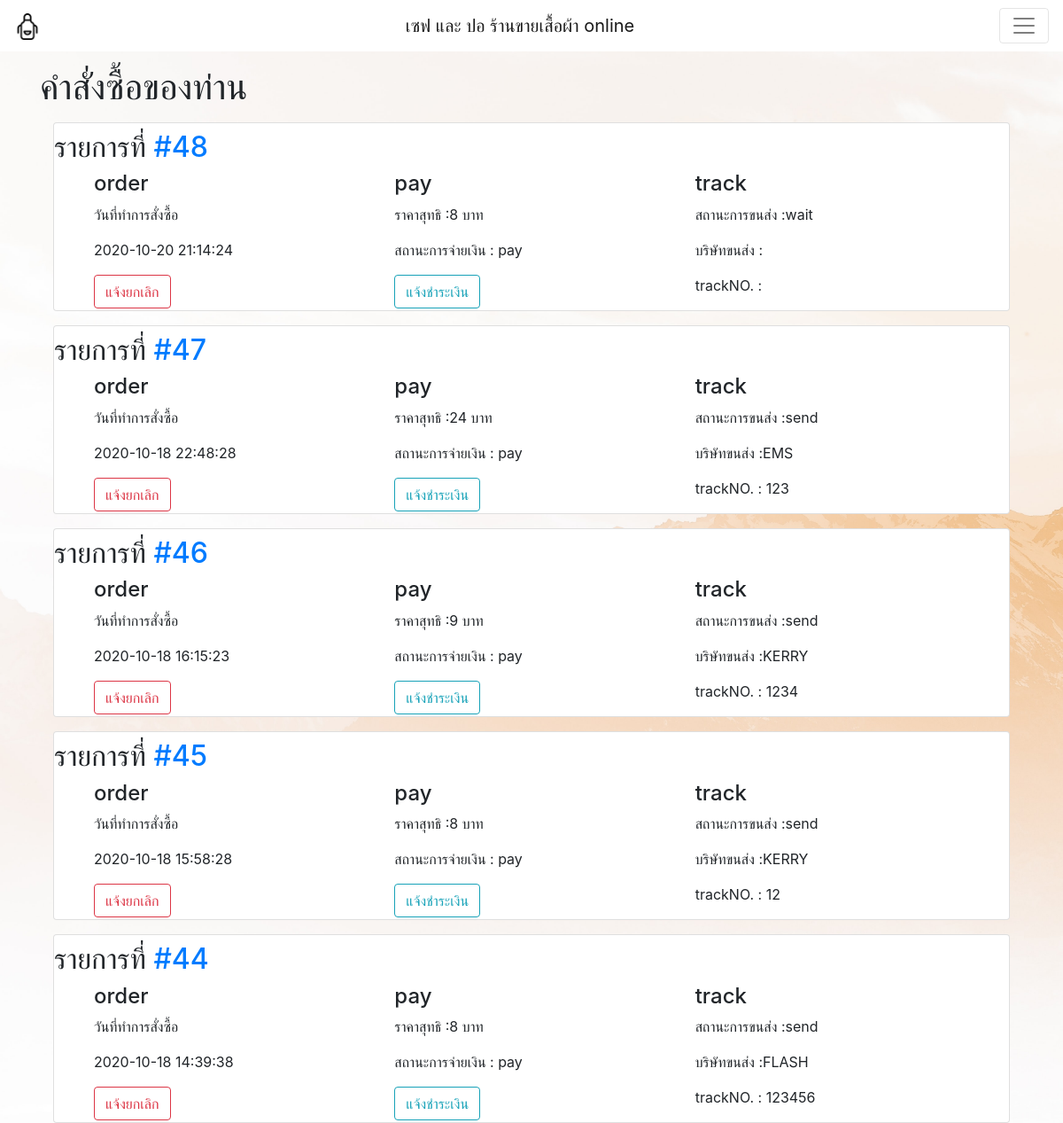
/order_user.php (signed in), run on the app's committed database.
### tables this page shows
CREATE TABLE `orders` (
  `order_id` int(10) NOT NULL COMMENT 'เลขorder',
  `order_username` int(10) NOT NULL COMMENT 'username คนซื้อ',
  `pay_id` int(10) NOT NULL COMMENT 'เลขรหัสการจ่ายเงิน',
  `track_id` int(10) NOT NULL COMMENT 'เลขติดตามพัสดุ',
  `order_date` datetime NOT NULL COMMENT 'วันที่ทำการสั่งซื้อ'
);

CREATE TABLE `payment` (
  `pay_id` int(4) NOT NULL,
  `pay_username` int(4) NOT NULL COMMENT 'คนจ่ายเงิน',
  `pay_status` enum('wait','check','pay','cancel') NOT NULL,
  `pay_price` int(10) DEFAULT NULL,
  `pay_time` datetime(6) DEFAULT NULL,
  `pay_imagelocation` text DEFAULT NULL
);

CREATE TABLE `track` (
  `track_id` int(4) NOT NULL,
  `track_username` int(4) NOT NULL,
  `track_owner` text DEFAULT NULL,
  `track_no` varchar(20) DEFAULT NULL,
  `track_status` enum('wait','send','cancel') NOT NULL
);

### order_user.php (the view, shortened to what this page needs)
<?php
require_once('connect.php');
?>
<!DOCTYPE html>
<html lang="en">
<head>
  <link rel="stylesheet" href="css/bootstrap.min.css" />
</head>
<body>
  <?php include_once (__DIR__) . ('/include/navbar.php'); ?>
  <?php
  $user =  $_SESSION["user_username"];
  $query = $conn->prepare("SELECT
  orders.order_id,
  orders.order_date,
  orders.order_date,
  payment.pay_id,
  payment.pay_price,
  payment.pay_status,
  track.track_status,
  track.track_owner,
  track.track_no
  FROM orders
  INNER JOIN payment ON orders.pay_id = payment.pay_id
  INNER JOIN track ON orders.track_id = track.track_id
  WHERE orders.order_username = '$user'
  ORDER BY orders.order_date DESC");
  $query->execute();
  ?>
  <div class="container mt-3">
  <h1>คำสั่งซื้อของท่าน</h1>
    <div class="col-12">
      <?php
      while ($result = $query->fetch()) {
      ?>
        <div class="mt-3 card">
            <h2>รายการที่ <a href="#">#<?php echo $result["order_id"] ?> </a></h2>
          <div class="col">
            <div class="col">
              <div class="col">
                <div class="row">
                  <div class="col">
                    <h4>order</h4>
                    <p>วันที่ทำการสั่งซื้อ </p>
                    <p><?php echo $result["order_date"] ?></p>
                    <a href="order_cancel.php?order_id=<?php echo $result["order_id"] ?>" type="button" class="btn btn-outline-danger">แจ้งยกเลิก</a>
                  </div>
                  <div class="col">
                    <h4>pay</h4>
                    <p>ราคาสุทธิ :<?php echo $result["pay_price"] ?> บาท</p>
                    <p>สถานะการจ่ายเงิน : <?php echo $result["pay_status"] ?></p>
                    <a href="payment_detail.php?pay_id=<?php echo $result["pay_id"];?>&order_id=<?php echo $result["order_id"];?>" type="button" class="btn btn-outline-info">แจ้งชำระเงิน</a>
                  </div>
                  <div class="col">
                    <h4>track</h4>
                    <p>สถานะการขนส่ง :<?php echo $result["track_status"] ?></p>
                    <p>บริษัทขนส่ง :<?php echo $result["track_owner"] ?></p>
                    <p>trackNO. : <?php echo $result["track_no"] ?></p>
                  </div>
                </div>
              </div>
            </div>
          </div>
        </div>
      <?php
      }
      ?>
    </div>
  </div>
</body>
</html>

### order_user.php (style rules this page uses)
body { background-image: url('image/wall.jpg'); -webkit-background-size: cover; background-attachment: fixed; }

### data on the page
orders: order_id "48", order_date "2020-10-20 21:14:24", pay.pay_price "8", pay.pay_status "pay", track.track_status "wait"
orders: order_id "47", order_date "2020-10-18 22:48:28", pay.pay_price "24", pay.pay_status "pay", track.track_status "send", track.track_owner "EMS", track.track_no "123"
orders: order_id "46", order_date "2020-10-18 16:15:23", pay.pay_price "9", pay.pay_status "pay", track.track_status "send", track.track_owner "KERRY", track.track_no "1234"
orders: order_id "45", order_date "2020-10-18 15:58:28", pay.pay_price "8", pay.pay_status "pay", track.track_status "send", track.track_owner "KERRY", track.track_no "12"
orders: order_id "44", order_date "2020-10-18 14:39:38", pay.pay_price "8", pay.pay_status "pay", track.track_status "send", track.track_owner "FLASH", track.track_no "123456"
